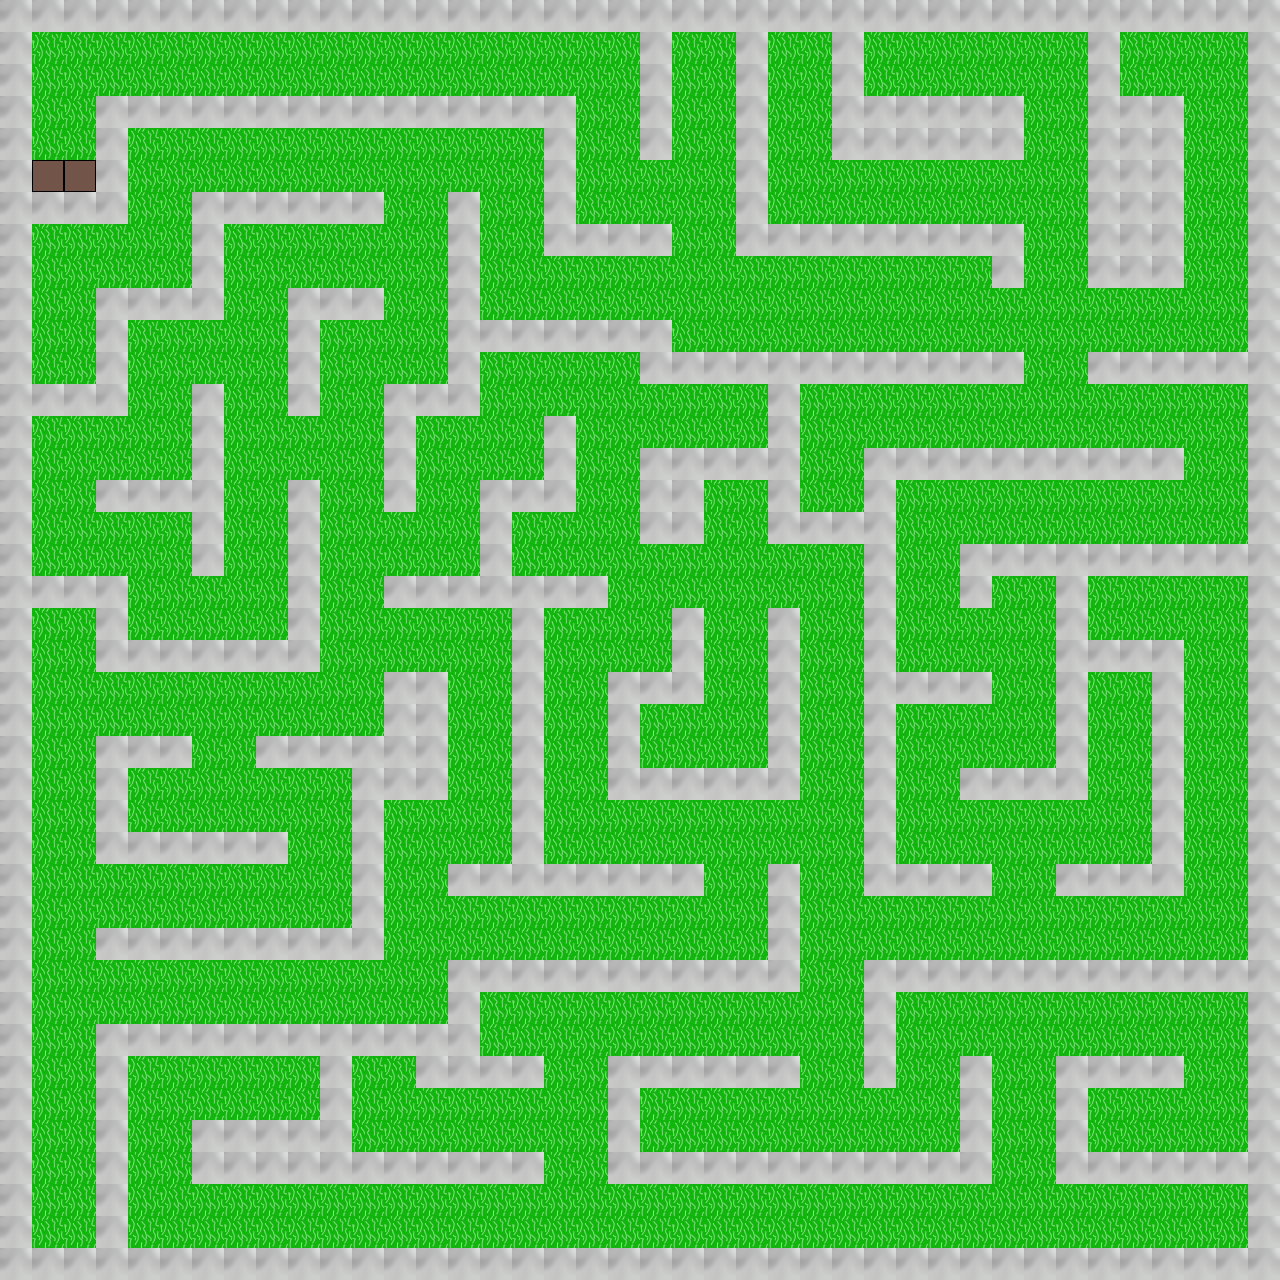

This is a level from a 2D game, rendered from its Tiled map with the project's own tilesets. A one-line summary and the map file follow, with tile-layer data summarised:
An orthogonal 40x40 tile map with 32x32 px tiles, 1 tile layer (Tile Layer 1), 3 tilesets.

<map version="1.0" orientation="orthogonal" width="40" height="40" tilewidth="32" tileheight="32">
 <tileset firstgid="1" name="grass" tilewidth="32" tileheight="32">
  <image source="grass.png" width="32" height="32" />
 </tileset>
 <tileset firstgid="2" name="stone" tilewidth="32" tileheight="32">
  <image source="stone.png" width="32" height="32" />
  <tile id="0">
   <properties>
    <property name="blocked" value="true" />
   </properties>
  </tile>
 </tileset>
 <tileset firstgid="3" name="housefloor" tilewidth="32" tileheight="32">
  <image source="housefloor.png" width="32" height="32" />
  <tile id="0">
   <properties>
    <property name="end" value="true" />
   </properties>
  </tile>
 </tileset>
 <layer name="Tile Layer 1" width="40" height="40">
  <data>[1600 cells, 1600 non-empty, 3 distinct tile ids]</data>
 </layer>
</map>